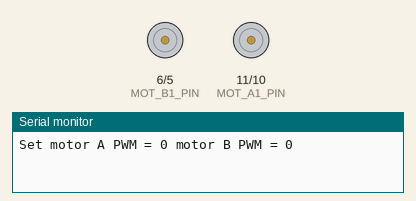
This sketch was run on a simulated Arduino Uno, built with avr-gcc and run on an emulated ATmega328P. On the bench: motor-driver pin pairs drawn as motors (green arrow = first pin HIGH = forward, orange = second pin HIGH = backward, longer = more drive), the last lines printed to the serial monitor.

Above: at 0.1 s.
At 5.6 s:
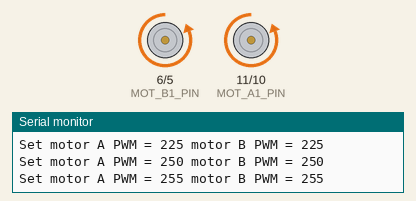
At 18.1 s:
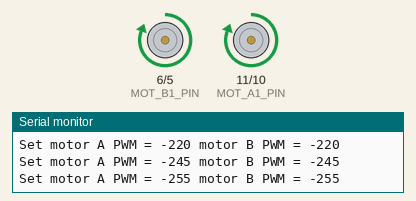
At 31.1 s:
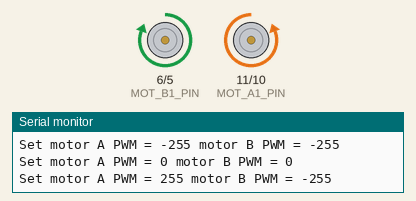
Timing chart, 0 to 40.0 s (numbered marks = the images above):
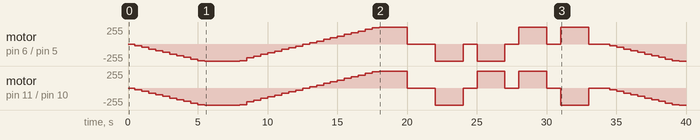

The sketch:

sketch_motoren.ino
```cpp
#define MOT_A1_PIN 11
#define MOT_A2_PIN 10
#define MOT_B1_PIN 6
#define MOT_B2_PIN 5

void setup(void)
{

  pinMode(MOT_A1_PIN, OUTPUT);
  pinMode(MOT_A2_PIN, OUTPUT);
  pinMode(MOT_B1_PIN, OUTPUT);
  pinMode(MOT_B2_PIN, OUTPUT);


  digitalWrite(MOT_A1_PIN, LOW);
  digitalWrite(MOT_A2_PIN, LOW);
  digitalWrite(MOT_B1_PIN, LOW);
  digitalWrite(MOT_B2_PIN, LOW);


  Serial.begin(9600);
}

void loop(void)
{

  for (int i = 0; i < 11; i++) {
    spin_and_wait(25*i, 25*i, 500);
  }

  spin_and_wait(255,255,2000);


  for (int i = 0; i < 21 ; i++) {
    spin_and_wait(255 - 25*i, 255 - 25*i, 500);
  }


  spin_and_wait(-255,-255,2000);


  spin_and_wait(0,0,2000);


  spin_and_wait(255, 255, 2000);
  spin_and_wait(0, 0, 1000);
  spin_and_wait(-255, 255, 2000);
  spin_and_wait(0, 0, 1000);
  spin_and_wait(-255, -255, 2000);
  spin_and_wait(0, 0, 1000);
  spin_and_wait(255, -255, 2000);
  spin_and_wait(0, 0, 1000);
}


/// \param pwm
/// \param IN1_PIN
/// \param IN2_PIN
void set_motor_pwm(int pwm, int IN1_PIN, int IN2_PIN)
{
  if (pwm < 0) {
    analogWrite(IN1_PIN, -pwm);
    digitalWrite(IN2_PIN, LOW);

  } else {
    digitalWrite(IN1_PIN, LOW);
    analogWrite(IN2_PIN, pwm);
  }
}


/// \param pwm_A
/// \param pwm_B
void set_motor_currents(int pwm_A, int pwm_B)
{
  set_motor_pwm(pwm_A, MOT_A1_PIN, MOT_A2_PIN);
  set_motor_pwm(pwm_B, MOT_B1_PIN, MOT_B2_PIN);


  Serial.print("Set motor A PWM = ");
  Serial.print(pwm_A);
  Serial.print(" motor B PWM = ");
  Serial.println(pwm_B);
}


/// \param pwm_A
/// \param pwm_B
/// \param duration
void spin_and_wait(int pwm_A, int pwm_B, int duration)
{
  set_motor_currents(pwm_A, pwm_B);
  delay(duration);
}
```

Measured:
- by itself, motor on pin 6 (MOT_B1_PIN) / pin 5 (MOT_B2_PIN): stopped → backward 25/255 at 0.50 s, → backward 50/255 0.50 s later, → backward 75/255 0.50 s later, → backward 100/255 0.50 s later, … (52 changes in this stretch)
- by itself, motor on pin 11 (MOT_A1_PIN) / pin 10 (MOT_A2_PIN): stopped → backward 25/255 at 0.50 s, → backward 50/255 0.50 s later, → backward 75/255 0.50 s later, → backward 100/255 0.50 s later, … (52 changes in this stretch)
